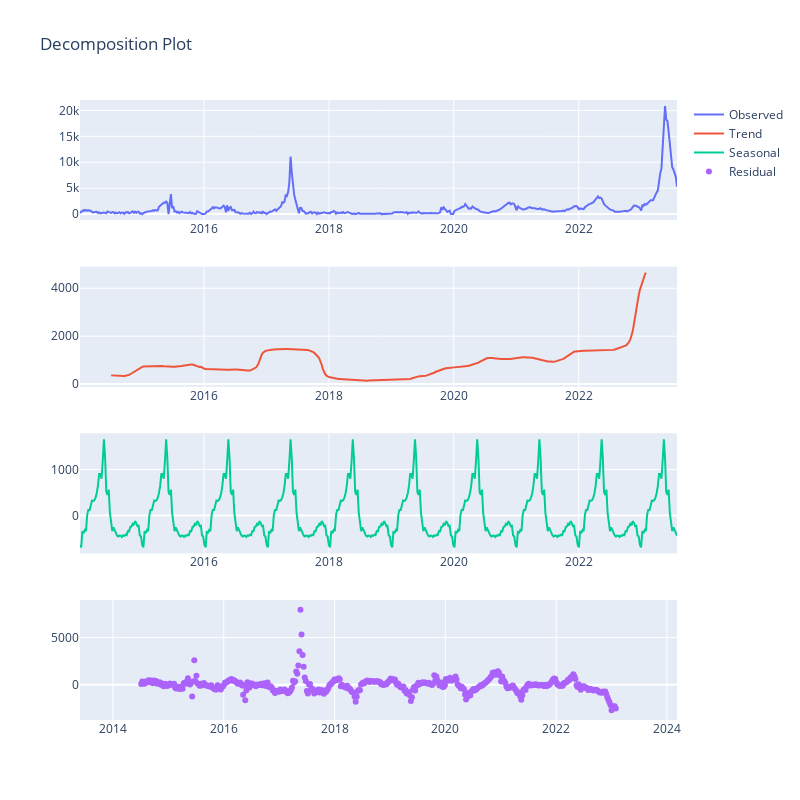

The notebook cell this image was saved under:
### Code cell
create_decomposition_plots(df['cases'])

### Figure 1 — Plotly figure (JSON) as saved in the notebook; plotly's stock layout.template omitted (floating-point values rounded to 4 significant figures; data arrays with more than 128 entries replaced by an {"elided": "..."} marker saying what was removed)
{"data": [{"name": "Observed", "type": "scatter", "x": {"elided": "500 str values"}, "xaxis": "x", "y": {"elided": "500 int values"}, "yaxis": "y"}, {"name": "Trend", "type": "scatter", "x": {"elided": "500 str values"}, "xaxis": "x2", "y": {"elided": "500 float values"}, "yaxis": "y2"}, {"name": "Seasonal", "type": "scatter", "x": {"elided": "500 str values"}, "xaxis": "x3", "y": {"elided": "500 float values"}, "yaxis": "y3"}, {"mode": "markers", "name": "Residual", "type": "scatter", "x": {"elided": "500 str values"}, "xaxis": "x4", "y": {"elided": "500 float values"}, "yaxis": "y4"}], "layout": {"height": 800, "title": {"text": "Decomposition Plot"}, "width": 800, "xaxis": {"anchor": "y", "domain": [0, 1]}, "xaxis2": {"anchor": "y2", "domain": [0, 1]}, "xaxis3": {"anchor": "y3", "domain": [0, 1]}, "xaxis4": {"anchor": "y4", "domain": [0, 1]}, "yaxis": {"anchor": "x", "domain": [0.8063, 1]}, "yaxis2": {"anchor": "x2", "domain": [0.5375, 0.7312]}, "yaxis3": {"anchor": "x3", "domain": [0.2687, 0.4625]}, "yaxis4": {"anchor": "x4", "domain": [0, 0.1938]}}}
